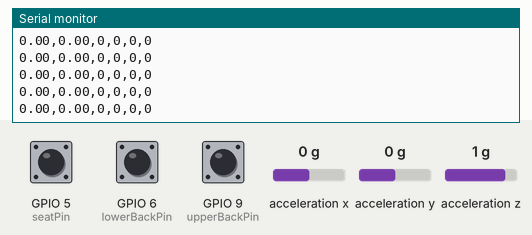
This sketch was run on a simulated ESP32-S3. Parts: the last lines printed to the serial monitor. Wiring (inferred from the names in the program): MPU-6050 motion sensor at I2C address 0x68. The inputs (shaded band) are chosen by the test bench; at power-on: acceleration x 0 g, GPIO 5 (seatPin) HIGH, GPIO 6 (lowerBackPin) HIGH, GPIO 9 (upperBackPin) HIGH, acceleration y 0 g, acceleration z 1 g. WiFi joins after 1.5 s; servers stay silent unless stated; uploads are accepted with an empty reply.

Above: at 3.3 s.
3.4 s: acceleration x set to 0.8 g
At 4.1 s:
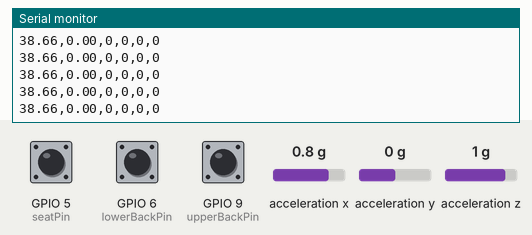
6.4 s: GPIO 5 (seatPin) pulled LOW for 0.15 s
8.0 s: GPIO 6 (lowerBackPin) pulled LOW for 1 s
12.0 s: GPIO 9 (upperBackPin) pulled LOW for 0.15 s
13.6 s: acceleration y set to -1.4 g
At 14.6 s:
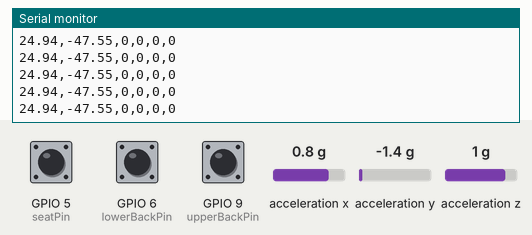
16.6 s: GPIO 5 (seatPin) pulled LOW for 1 s
Timing chart, 0 to 19.6 s (numbered marks = the images above; inputs shaded):
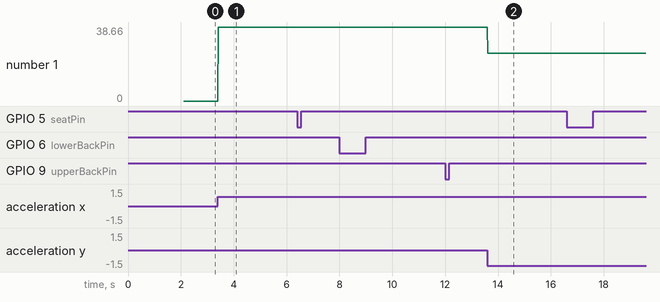

The sketch:

postureCode.ino
```cpp
#include <Wire.h>
#include <WiFi.h>
#include <HTTPClient.h>

const uint8_t MPU6050_ADDR   = 0x68;
const uint8_t PWR_MGMT_1     = 0x6B;
const uint8_t SMPLRT_DIV     = 0x19;
const uint8_t CONFIG         = 0x1A;
const uint8_t GYRO_CONFIG    = 0x1B;
const uint8_t ACCEL_CONFIG   = 0x1C;
const uint8_t INT_ENABLE     = 0x38;
const uint8_t WHO_AM_I       = 0x75;

const int upperBackPin = 9;
const int lowerBackPin = 6;
const int seatPin      = 5;

const char* ssid       = "WIFINAME";
const char* password   = "PASSWORD";
const char* serverURL  = "http://172.20.10.5:8000/posture";

unsigned long lastSendTime = 0;
const unsigned long sendInterval = 5000;

void MPU6050_Init();
void MPU6050_Read_Accel(int16_t &Ax, int16_t &Ay, int16_t &Az);
void writeRegister(uint8_t reg, uint8_t data);
uint8_t readRegister(uint8_t reg);
void readRegisters(uint8_t reg, uint8_t count, uint8_t *dest);

const int16_t accelXThreshold = -1000;

void setup() {
  Serial.begin(9600);
  while (!Serial) {
    delay(10);
  }
  Wire.begin();
  pinMode(upperBackPin, INPUT_PULLUP);
  pinMode(lowerBackPin, INPUT_PULLUP);
  pinMode(seatPin, INPUT_PULLUP);

  MPU6050_Init();

  uint8_t whoAmI = readRegister(WHO_AM_I);
  if (whoAmI != 0x68) {
    while (1) {
      delay(1000);
    }
  }

  WiFi.begin(ssid, password);
  uint8_t wifi_retry = 0;
  while (WiFi.status() != WL_CONNECTED) {
    delay(1000);
    wifi_retry++;
    if (wifi_retry > 20) {
      ESP.restart();
    }
  }
}

void loop() {
  int16_t ax, ay, az;

  MPU6050_Read_Accel(ax, ay, az);

  float accel_x = ax / 16384.0;
  float accel_y = ay / 16384.0;
  float accel_z = az / 16384.0;

  float pitch = atan2(accel_x, sqrt(accel_y * accel_y + accel_z * accel_z)) * 180.0 / PI;
  float roll  = atan2(accel_y, sqrt(accel_x * accel_x + accel_z * accel_z)) * 180.0 / PI;

  bool upperBackPressed = (digitalRead(upperBackPin) == LOW);
  bool lowerBackPressed = (digitalRead(lowerBackPin) == LOW);
  bool seatPressed      = (digitalRead(seatPin) == LOW);

  float seatPressure      = seatPressed      ? 100.0 : 0.0;
  float lowerBackPressure = lowerBackPressed ? 100.0 : 0.0;
  float upperBackPressure = upperBackPressed ? 100.0 : 0.0;

  bool isLeaning = (ax < accelXThreshold);
  bool goodPosture = seatPressed && lowerBackPressed && !isLeaning && !upperBackPressed;

  int postureState;
  if (!seatPressed) {
    postureState = 0;
  } else if (goodPosture) {
    postureState = 2;
  } else {
    postureState = 1;
  }

  Serial.print(pitch, 2);
  Serial.print(",");
  Serial.print(roll, 2);
  Serial.print(",");
  Serial.print(seatPressure, 0);
  Serial.print(",");
  Serial.print(lowerBackPressure, 0);
  Serial.print(",");
  Serial.print(upperBackPressure, 0);
  Serial.print(",");
  Serial.println(postureState);

  if (millis() - lastSendTime > sendInterval) {
    if (WiFi.status() == WL_CONNECTED) {
      HTTPClient http;
      http.begin(serverURL);
      http.addHeader("Content-Type", "application/json");
      String jsonData = "{";
      jsonData += "\"postureState\": " + String(postureState);
      jsonData += "}";
      int httpResponseCode = http.POST(jsonData);
      http.end();
    } else {
      WiFi.disconnect();
      WiFi.begin(ssid, password);
      uint8_t wifi_retry = 0;
      while (WiFi.status() != WL_CONNECTED) {
        delay(1000);
        wifi_retry++;
        if (wifi_retry > 20) {
          break;
        }
      }
    }
    lastSendTime = millis();
  }
  delay(10);
}

void MPU6050_Init() {
  writeRegister(PWR_MGMT_1, 0x00);
  delay(100);
  writeRegister(SMPLRT_DIV, 0x07);
  writeRegister(CONFIG, 0x06);
  writeRegister(GYRO_CONFIG, 0x00);
  writeRegister(ACCEL_CONFIG, 0x00);
  writeRegister(INT_ENABLE, 0x01);
}

void MPU6050_Read_Accel(int16_t &Ax, int16_t &Ay, int16_t &Az) {
  uint8_t accelData[6];
  readRegisters(0x3B, 6, accelData);
  Ax = (int16_t)(accelData[0] << 8 | accelData[1]);
  Ay = (int16_t)(accelData[2] << 8 | accelData[3]);
  Az = (int16_t)(accelData[4] << 8 | accelData[5]);
}

void writeRegister(uint8_t reg, uint8_t data) {
  Wire.beginTransmission(MPU6050_ADDR);
  Wire.write(reg);
  Wire.write(data);
  Wire.endTransmission();
}

uint8_t readRegister(uint8_t reg) {
  Wire.beginTransmission(MPU6050_ADDR);
  Wire.write(reg);
  Wire.endTransmission(false);
  Wire.requestFrom(MPU6050_ADDR, (uint8_t)1);
  if (Wire.available()) {
    return Wire.read();
  }
  return 0;
}

void readRegisters(uint8_t reg, uint8_t count, uint8_t *dest) {
  Wire.beginTransmission(MPU6050_ADDR);
  Wire.write(reg);
  Wire.endTransmission(false);
  Wire.requestFrom(MPU6050_ADDR, count);
  uint8_t i = 0;
  while (Wire.available() && i < count) {
    dest[i++] = Wire.read();
  }
}
```

Measured:
- after the input at 3.4 s, the serial monitor: prints a new line at once (image 1)
- after the input at 13.6 s, the serial monitor: prints a new line at once (image 2)
- plotted number 1: 0 → 38.66 after the input at 3.4 s, 38.66 → 24.94 after the input at 13.6 s
